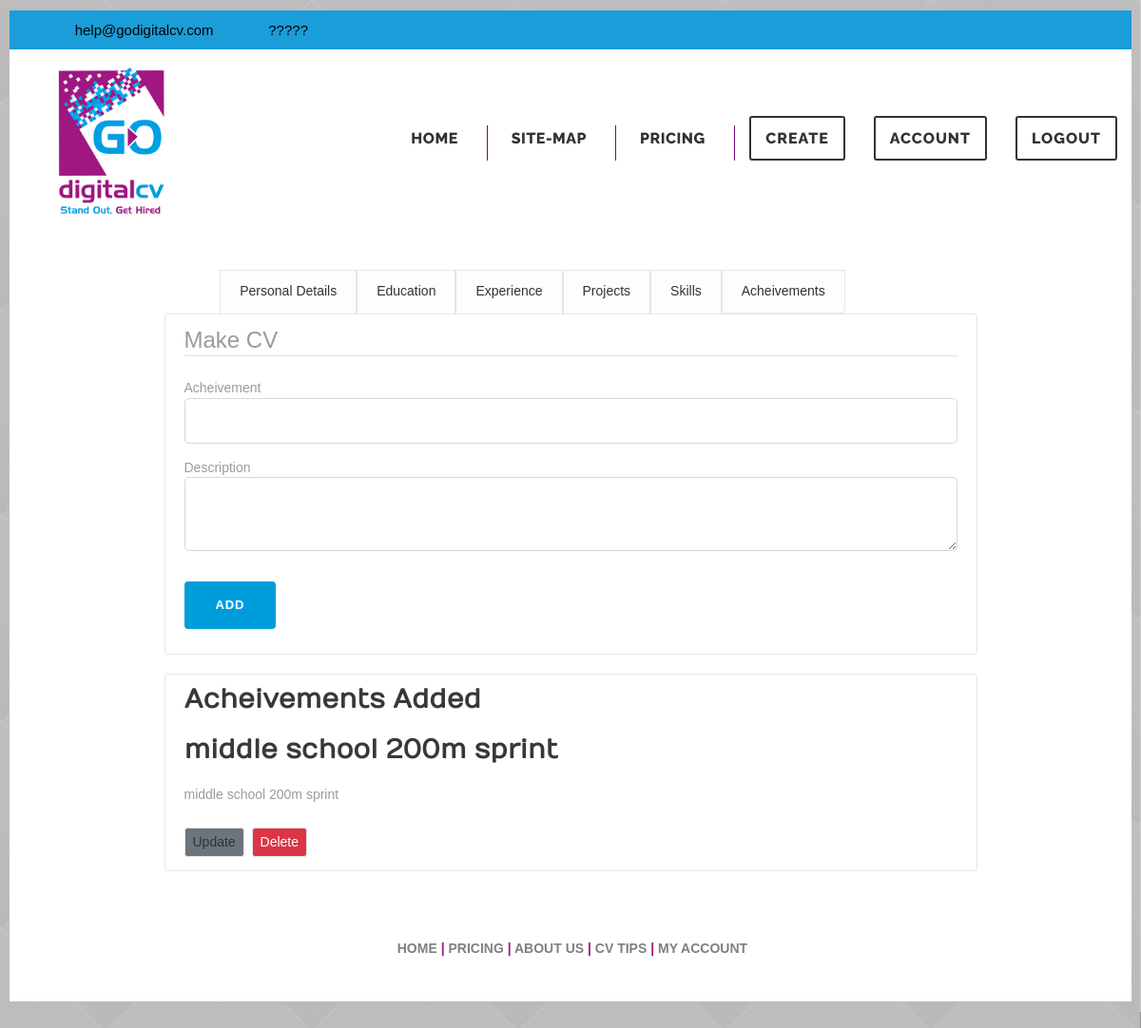
The app's page /resume/new/acheive (signed in) with its own data.
### resume/models.py (models this page shows)
class achievements(db.Model):
    id = db.Column(db.Integer, primary_key=True)
    achname = db.Column(db.String(100),nullable=False)
    achdesc = db.Column(db.Text(100),nullable=False)
    user_id= db.Column(db.Integer,db.ForeignKey('user.id'),nullable=False)

### resume/routes.py (the view)
@app.route("/resume/new/acheive", methods=['GET', 'POST'])
@login_required
def postacheive():
    form = achieve()
    achadded = achievements.query.filter_by(ach=current_user).all()
    if form.validate_on_submit():
        acheive = achievements(achname=form.achname.data,
                               achdesc=form.achname.data, ach=current_user)
        db.session.add(acheive)
        db.session.commit()
        return redirect(url_for("postskills"))
    return render_template("acheive.html", title="Acheivements", form=form, achadded=achadded)

### resume/forms.py
class achieve(FlaskForm):
    achname = StringField("Acheivement",
        validators=[DataRequired(),Length(min=3)])
    achdesc = TextAreaField("Description",
        validators=[Length(min=10)])
    submit = SubmitField("Add")

### resume/models.py (called while the page is built)
@login_manager.user_loader
def load_user(id):
    return user.query.get(int(id))

### resume/templates/acheive.html (shortened to what this page needs)
{% extends "layout.html" %} {% block content %}
<div class="content-section">
  <form method="POST" action="">
    <fieldset class="form-group" id="cloneunder">
      <legend class="border-bottom mb-4">Make CV</legend>
      <div class="form-group" id="skillclass">
        {{ form.achname.label(class="form-control-label") }} {% if
        form.achname.errors %} {{ form.achname(class="form-control
        form-control-lg is-invalid") }}
        <div class="invalid-feedback">
          {% for error in form.achname.errors %}
          <span>{{error}} </span>
          {% endfor %}
        </div>
        {% else %} {{ form.achname(class="form-control form-control-lg") }} {%
        endif %}
      </div>
      <div class="form-group" id="skillclass">
        {{ form.achdesc.label(class="form-control-label") }} {% if
        form.achdesc.errors %} {{ form.achdesc(class="form-control
        form-control-lg is-invalid") }}
        <div class="invalid-feedback">
          {% for error in form.achdesc.errors %}
          <span>{{error}} </span>
          {% endfor %}
        </div>
        {% else %} {{ form.achdesc(class="form-control form-control-lg") }} {%
        endif %}
      </div>
    </fieldset>
    <div class="form-group">
      {{ form.submit(class="btn btn-outline-info") }}
    </div>
  </form>
</div>
{% if achadded and title=="Acheivements" %}
<div class="content-section">
  <h4>Acheivements Added</h4>
  {% for acheive in achadded %}
  <article>
    <h4 class="artile-title">{{ acheive.achname }}</h4>
    <p class="article-content">{{ acheive.achdesc }}</p>
  </article>
  <div>
    <a
      class="btn btn-secondary btn-sm mt-1 mb-1"
      href="{{ url_for('update_acheive', acheive_id=acheive.id) }}"
      >Update</a
    >
    <button
      type="button"
      class="btn btn-danger btn-sm m-1"
      data-toggle="modal"
      data-target="#deleteModal"
    >
      Delete
    </button>
  </div>
  {% endfor %}
</div>
{% endif %} {% endblock content %}

### resume/static/main.css (style rules this page uses)
body { background: #fafafa; color: #333333; margin-top: 50rem; }
h1, h2, h3, h4, h5, h6 { color: #444444; }
.content-section { background: #ffffff; padding: 10px 20px; border: 1px solid #dddddd; border-radius: 3px; margin-bottom: 20px; }
.infinite-body a { color: #323232 !important; }
.article-content { white-space: pre-line; }

### resume/static/css/gdlr-style-custom.css (style rules this page uses)
.infinite-body h1, .infinite-body h2, .infinite-body h3, .infinite-body h4, .infinite-body h5, .infinite-body h6 { margin-top: 0px; margin-bottom: 20px; line-height: 1.2; font-weight: 700; }
.infinite-body h1, .infinite-body h2, .infinite-body h3, .infinite-body h4, .infinite-body h5, .infinite-body h6, .infinite-body .infinite-title-font, .infinite-body .gdlr-core-title-font { font-family: 'Numans', sans-serif; }
.infinite-body, .infinite-body .gdlr-core-content-font, .infinite-body input, .infinite-body textarea, .infinite-body button, .infinite-body select, .infinite-body .infinite-content-font, .gdlr-core-audio .mejs-container * { font-family: 'Raleway', sans-serif; }
.infinite-body h4 { font-size: 28px; }
.infinite-body { font-size: 15px; }
.infinite-body, .infinite-body p, .infinite-line-height, .gdlr-core-line-height { line-height: 1.7; }
.infinite-body, .infinite-body span.wpcf7-not-valid-tip { color: #9b9b9b; }
.infinite-body h1, .infinite-body h2, .infinite-body h3, .infinite-body h4, .infinite-body h5, .infinite-body h6 { color: #383838; }
.infinite-body a { color: #678f33; }
.infinite-body input, .infinite-body textarea { background-color: #ffffff; }
.infinite-body input, .infinite-body textarea { border-color: #d7d7d7; }
.infinite-body input, .infinite-body textarea { color: #4e4e4e; }

### records on screen
achievements: achname "middle school 200m sprint", achdesc "middle school 200m sprint"
